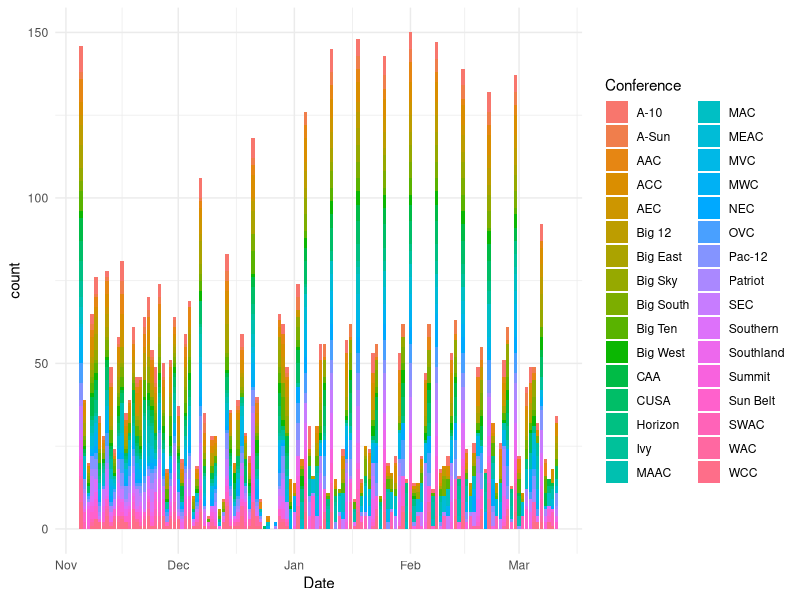
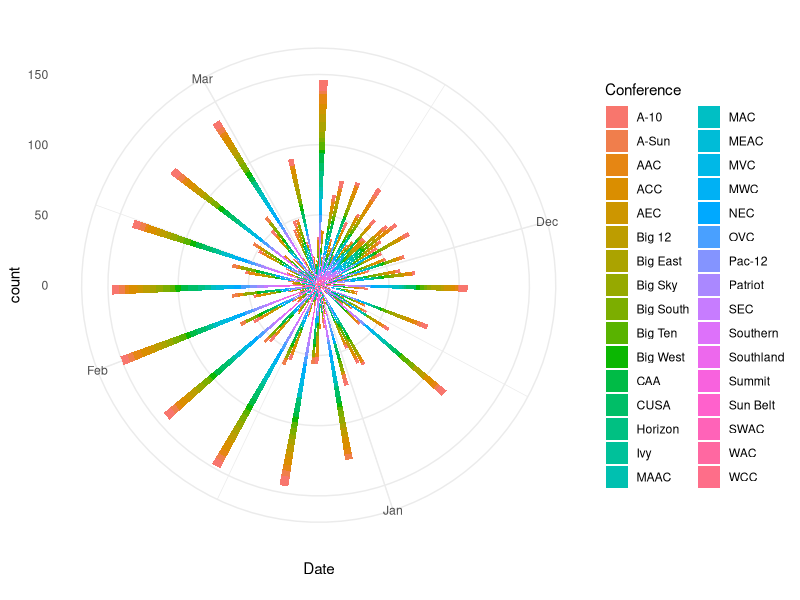
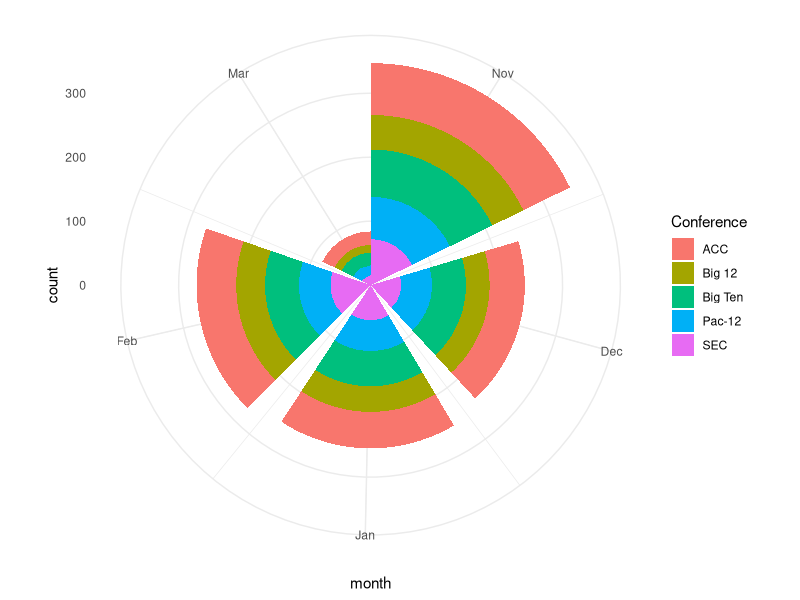
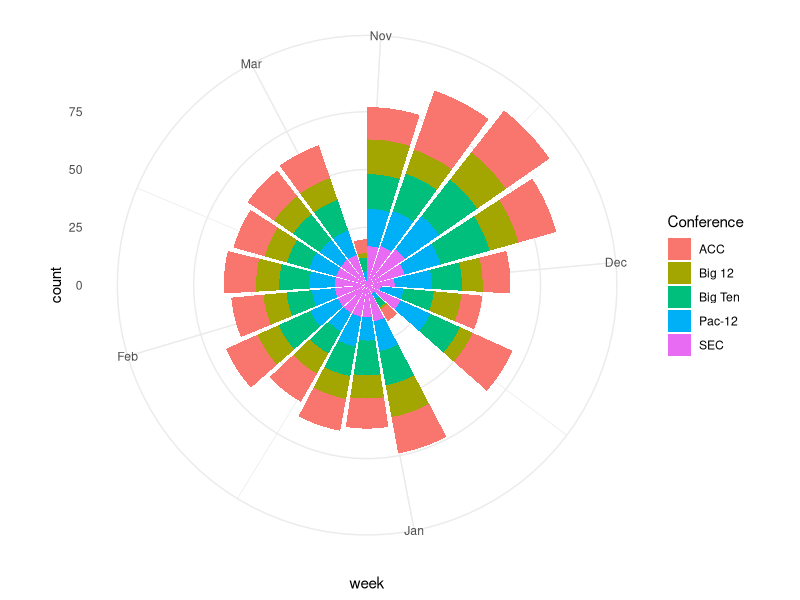

Generate these figures, in order, with R:
## ---- chunk 1
library(tidyverse)
library(lubridate)
## ---- chunk 2
logs <- read_csv("data/logs20.csv")
## ---- chunk 3
winlosslogs <- logs %>% mutate(winloss = case_when(
  grepl("W", W_L) ~ 1, 
  grepl("L", W_L) ~ 0)
) 
## ---- chunk 4
dates <- winlosslogs %>% group_by(Date, Conference) %>% summarise(wins = sum(winloss))
## ---- chunk 5
ggplot() + geom_bar(data=dates, aes(x=Date, weight=wins, fill=Conference)) + theme_minimal()
## ---- chunk 6
ggplot() + geom_bar(data=dates, aes(x=Date, weight=wins, fill=Conference)) + theme_minimal() + coord_polar()
## ---- chunk 7
p5 <- c("SEC", "Big Ten", "Pac-12", "Big 12", "ACC")
## ---- chunk 8
wins <- winlosslogs %>% mutate(month = floor_date(Date, unit="months")) %>% group_by(month, Conference) %>% summarise(wins=sum(winloss)) %>% filter(Conference %in% p5) 
## ---- chunk 9
ggplot() + geom_bar(data=wins, aes(x=month, weight=wins, fill=Conference)) + theme_minimal() + coord_polar()
## ---- chunk 10
wins <- winlosslogs %>% mutate(week = floor_date(Date, unit="weeks")) %>% group_by(week, Conference) %>% summarise(wins=sum(winloss)) %>% filter(Conference %in% p5) 
## ---- chunk 11
ggplot() + geom_bar(data=wins, aes(x=week, weight=wins, fill=Conference)) + theme_minimal() + coord_polar()
